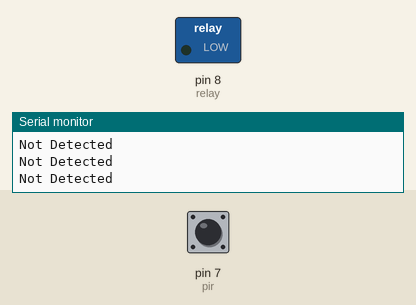
This sketch was run on a simulated Arduino Uno, built with avr-gcc and run on an emulated ATmega328P. Parts: switched loads named in the sketch (green lamp = pin HIGH), the last lines printed to the serial monitor. Dashed ring = blinking. Inputs (shaded band) come from the test bench; at power-on: pin 7 (pir) LOW.

Above: at 1.2 s.
1.3 s: pin 7 (pir) driven HIGH
At 2.4 s:
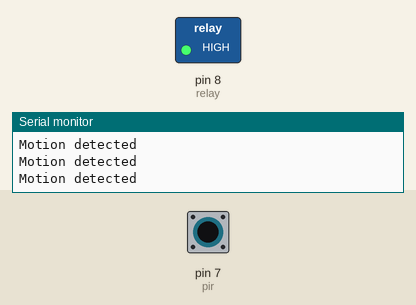
2.8 s: pin 7 (pir) driven LOW
At 3.5 s:
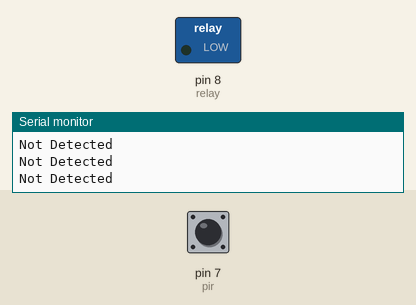
5.8 s: pin 7 (pir) pulsed HIGH 5 times (0.12 s each, 0.3 s apart)
At 5.88 s:
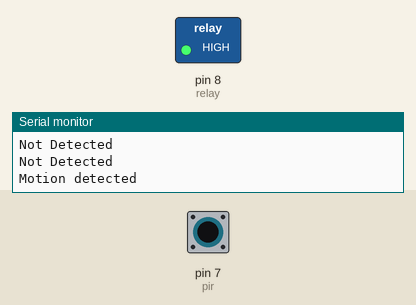
10.3 s: pin 7 (pir) pulsed HIGH 5 times (0.12 s each, 0.3 s apart)
At 12.2 s:
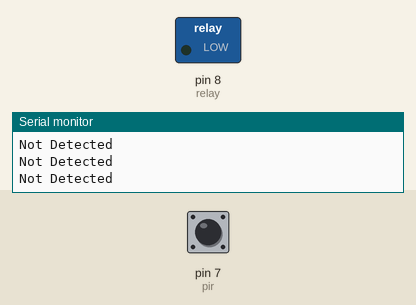
Timing chart, 0 to 13.7 s (numbered marks = the images above; inputs shaded):
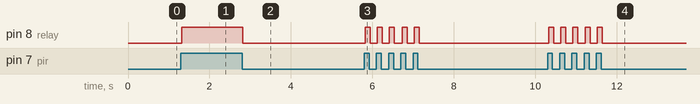

Measured:
- after the input at 1.3 s, pin 8 (relay): LOW → HIGH at once
- after the input at 2.8 s, pin 8 (relay): HIGH → LOW at once
- after the input at 5.8 s, pin 8 (relay): alternates HIGH for 0.12 s and LOW for 0.18 s, 10 changes in all, then stays LOW, starting at once
- after the input at 10.3 s, pin 8 (relay): alternates HIGH for 0.12 s and LOW for 0.18 s, 10 changes in all, then stays LOW, starting at once

The sketch:

smart_motion_light.ino
```cpp
// C++ code
int relay=8;
int pir=7;
void setup()
{
  Serial.begin(9600);
  pinMode(relay, OUTPUT);
  pinMode(pir, INPUT);
}

void loop()
{
  if(digitalRead(pir)==HIGH){
    Serial.println("Motion detected");
    digitalWrite(relay,HIGH);
  }
  else
  {
    Serial.println("Not Detected");
     digitalWrite(relay,LOW);
  }
}
```
